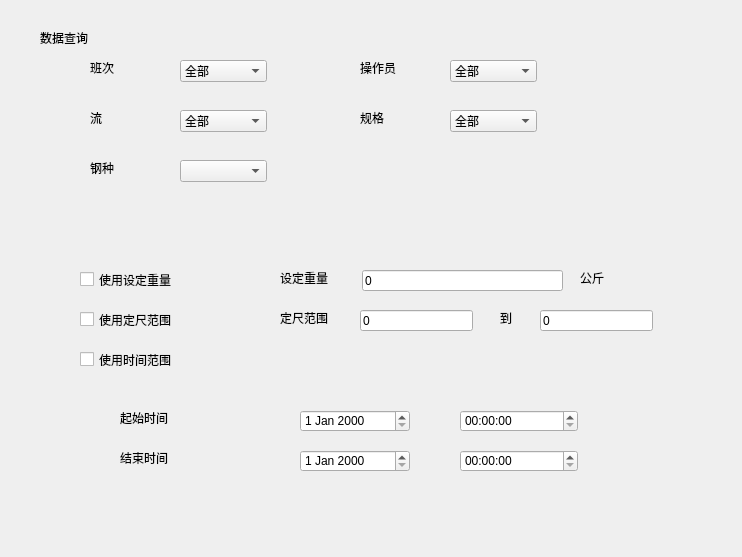
<?xml version="1.0" encoding="UTF-8"?>
<ui version="4.0">
 <class>Dialog</class>
 <widget class="QDialog" name="Dialog">
  <property name="geometry">
   <rect>
    <x>0</x>
    <y>0</y>
    <width>742</width>
    <height>557</height>
   </rect>
  </property>
  <property name="windowTitle">
   <string>生产数据查询</string>
  </property>
  <widget class="QComboBox" name="comboBox">
   <property name="geometry">
    <rect>
     <x>180</x>
     <y>60</y>
     <width>87</width>
     <height>22</height>
    </rect>
   </property>
   <item>
    <property name="text">
     <string>全部</string>
    </property>
   </item>
   <item>
    <property name="text">
     <string>甲班</string>
    </property>
   </item>
   <item>
    <property name="text">
     <string>乙班</string>
    </property>
   </item>
   <item>
    <property name="text">
     <string>丙班</string>
    </property>
   </item>
   <item>
    <property name="text">
     <string>丁班</string>
    </property>
   </item>
  </widget>
  <widget class="QLabel" name="label">
   <property name="geometry">
    <rect>
     <x>40</x>
     <y>30</y>
     <width>72</width>
     <height>15</height>
    </rect>
   </property>
   <property name="text">
    <string>数据查询</string>
   </property>
  </widget>
  <widget class="QLabel" name="label_2">
   <property name="geometry">
    <rect>
     <x>90</x>
     <y>60</y>
     <width>72</width>
     <height>15</height>
    </rect>
   </property>
   <property name="text">
    <string>班次</string>
   </property>
  </widget>
  <widget class="QLabel" name="label_3">
   <property name="geometry">
    <rect>
     <x>90</x>
     <y>110</y>
     <width>72</width>
     <height>15</height>
    </rect>
   </property>
   <property name="text">
    <string>流</string>
   </property>
  </widget>
  <widget class="QLabel" name="label_4">
   <property name="geometry">
    <rect>
     <x>90</x>
     <y>160</y>
     <width>72</width>
     <height>15</height>
    </rect>
   </property>
   <property name="text">
    <string>钢种</string>
   </property>
  </widget>
  <widget class="QComboBox" name="comboBox_2">
   <property name="geometry">
    <rect>
     <x>180</x>
     <y>110</y>
     <width>87</width>
     <height>22</height>
    </rect>
   </property>
   <item>
    <property name="text">
     <string>全部</string>
    </property>
   </item>
   <item>
    <property name="text">
     <string>1流</string>
    </property>
   </item>
   <item>
    <property name="text">
     <string>2流</string>
    </property>
   </item>
   <item>
    <property name="text">
     <string>3流</string>
    </property>
   </item>
   <item>
    <property name="text">
     <string>4流</string>
    </property>
   </item>
  </widget>
  <widget class="QComboBox" name="cb_SteelType">
   <property name="geometry">
    <rect>
     <x>180</x>
     <y>160</y>
     <width>87</width>
     <height>22</height>
    </rect>
   </property>
  </widget>
  <widget class="QComboBox" name="comboBox_4">
   <property name="geometry">
    <rect>
     <x>450</x>
     <y>60</y>
     <width>87</width>
     <height>22</height>
    </rect>
   </property>
   <item>
    <property name="text">
     <string>全部</string>
    </property>
   </item>
  </widget>
  <widget class="QLabel" name="label_5">
   <property name="geometry">
    <rect>
     <x>360</x>
     <y>60</y>
     <width>72</width>
     <height>15</height>
    </rect>
   </property>
   <property name="text">
    <string>操作员</string>
   </property>
  </widget>
  <widget class="QLabel" name="label_6">
   <property name="geometry">
    <rect>
     <x>360</x>
     <y>110</y>
     <width>72</width>
     <height>15</height>
    </rect>
   </property>
   <property name="text">
    <string>规格</string>
   </property>
  </widget>
  <widget class="QComboBox" name="comboBox_5">
   <property name="geometry">
    <rect>
     <x>450</x>
     <y>110</y>
     <width>87</width>
     <height>22</height>
    </rect>
   </property>
   <item>
    <property name="text">
     <string>全部</string>
    </property>
   </item>
  </widget>
  <widget class="QLabel" name="label_8">
   <property name="geometry">
    <rect>
     <x>280</x>
     <y>270</y>
     <width>101</width>
     <height>16</height>
    </rect>
   </property>
   <property name="text">
    <string>设定重量</string>
   </property>
  </widget>
  <widget class="QLineEdit" name="Lne_SetWeight">
   <property name="geometry">
    <rect>
     <x>362</x>
     <y>270</y>
     <width>201</width>
     <height>21</height>
    </rect>
   </property>
   <property name="layoutDirection">
    <enum>Qt::LeftToRight</enum>
   </property>
   <property name="text">
    <string>0</string>
   </property>
  </widget>
  <widget class="QLabel" name="label_9">
   <property name="geometry">
    <rect>
     <x>580</x>
     <y>270</y>
     <width>41</width>
     <height>16</height>
    </rect>
   </property>
   <property name="text">
    <string>公斤</string>
   </property>
  </widget>
  <widget class="QLabel" name="label_11">
   <property name="geometry">
    <rect>
     <x>280</x>
     <y>310</y>
     <width>101</width>
     <height>16</height>
    </rect>
   </property>
   <property name="text">
    <string>定尺范围</string>
   </property>
  </widget>
  <widget class="QLabel" name="label_12">
   <property name="geometry">
    <rect>
     <x>500</x>
     <y>310</y>
     <width>31</width>
     <height>16</height>
    </rect>
   </property>
   <property name="text">
    <string>到</string>
   </property>
  </widget>
  <widget class="QLineEdit" name="Lne_LengRangeFrom">
   <property name="geometry">
    <rect>
     <x>360</x>
     <y>310</y>
     <width>113</width>
     <height>21</height>
    </rect>
   </property>
   <property name="text">
    <string>0</string>
   </property>
  </widget>
  <widget class="QLineEdit" name="Lne_LengRangeTo">
   <property name="geometry">
    <rect>
     <x>540</x>
     <y>310</y>
     <width>113</width>
     <height>21</height>
    </rect>
   </property>
   <property name="text">
    <string>0</string>
   </property>
  </widget>
  <widget class="QLabel" name="label_14">
   <property name="geometry">
    <rect>
     <x>120</x>
     <y>410</y>
     <width>101</width>
     <height>16</height>
    </rect>
   </property>
   <property name="text">
    <string>起始时间</string>
   </property>
  </widget>
  <widget class="QLabel" name="label_15">
   <property name="geometry">
    <rect>
     <x>120</x>
     <y>450</y>
     <width>101</width>
     <height>16</height>
    </rect>
   </property>
   <property name="text">
    <string>结束时间</string>
   </property>
  </widget>
  <widget class="QCheckBox" name="Ceb_SetWeightEn">
   <property name="geometry">
    <rect>
     <x>80</x>
     <y>270</y>
     <width>121</width>
     <height>19</height>
    </rect>
   </property>
   <property name="text">
    <string>使用设定重量</string>
   </property>
  </widget>
  <widget class="QCheckBox" name="Ceb_LengRangeEn">
   <property name="geometry">
    <rect>
     <x>80</x>
     <y>310</y>
     <width>121</width>
     <height>19</height>
    </rect>
   </property>
   <property name="text">
    <string>使用定尺范围</string>
   </property>
  </widget>
  <widget class="QCheckBox" name="Ceb_TimeRangeEn">
   <property name="geometry">
    <rect>
     <x>80</x>
     <y>350</y>
     <width>121</width>
     <height>19</height>
    </rect>
   </property>
   <property name="text">
    <string>使用时间范围</string>
   </property>
  </widget>
  <widget class="QDateEdit" name="Det_DateRangeFrom">
   <property name="geometry">
    <rect>
     <x>300</x>
     <y>410</y>
     <width>110</width>
     <height>22</height>
    </rect>
   </property>
  </widget>
  <widget class="QDateEdit" name="Det_DateRangeTo">
   <property name="geometry">
    <rect>
     <x>300</x>
     <y>450</y>
     <width>110</width>
     <height>22</height>
    </rect>
   </property>
  </widget>
  <widget class="QTimeEdit" name="Tet_TimeRangeFrom">
   <property name="geometry">
    <rect>
     <x>460</x>
     <y>410</y>
     <width>118</width>
     <height>22</height>
    </rect>
   </property>
  </widget>
  <widget class="QTimeEdit" name="Tet_TimeRangeTo">
   <property name="geometry">
    <rect>
     <x>460</x>
     <y>450</y>
     <width>118</width>
     <height>22</height>
    </rect>
   </property>
  </widget>
 </widget>
 <resources/>
 <connections/>
</ui>
